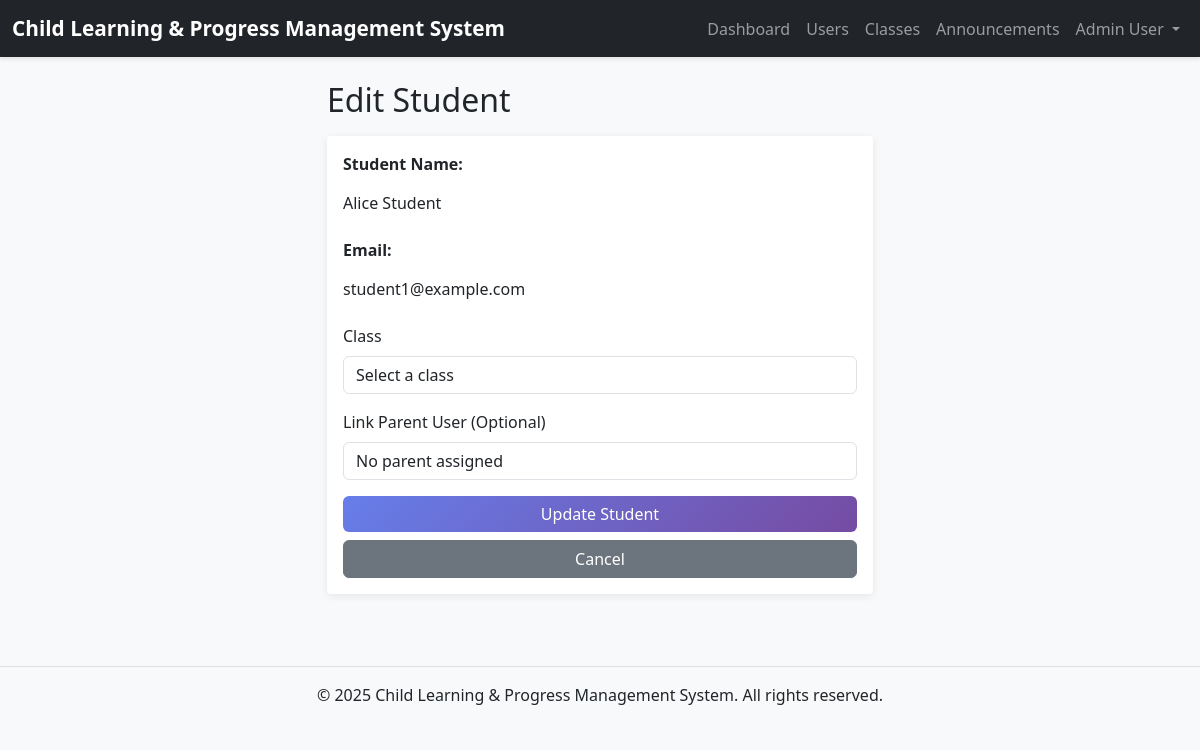
The app's page /admin/student_edit.php?id=1 (signed in) with its own data.
### tables this page shows
CREATE TABLE users (
    id INT AUTO_INCREMENT PRIMARY KEY,
    email VARCHAR(255) NOT NULL UNIQUE,
    password VARCHAR(255) NOT NULL,
    full_name VARCHAR(255) NOT NULL,
    role ENUM('admin', 'teacher', 'student', 'parent') NOT NULL,
    created_at TIMESTAMP DEFAULT CURRENT_TIMESTAMP,
    updated_at TIMESTAMP DEFAULT CURRENT_TIMESTAMP ON UPDATE CURRENT_TIMESTAMP
);

### includes/auth.php (called while the page is built, shortened)
<?php
function isLoggedIn() {
    return isset($_SESSION['user_id']) && isset($_SESSION['role']);
}
function getCurrentUser() {
    global $mysqli;
    $user_id = $_SESSION['user_id'];
    $stmt = $mysqli->prepare("SELECT id, email, full_name, role FROM users WHERE id = ?");
    $stmt->bind_param("i", $user_id);
    $stmt->execute();
    $result = $stmt->get_result();
    if ($result->num_rows > 0) {
        return $result->fetch_assoc();
    }
    return null;
}
?>

### admin/student_edit.php (the view, shortened to what this page needs)
<?php
require_once '../config/db.php';
require_once '../includes/auth.php';
$student_id = intval($_GET['id'] ?? 0);
$student = null;
if ($student_id > 0) {
    $stmt = $mysqli->prepare("SELECT id, user_id, class_id, parent_user_id FROM students WHERE id = ?");
    $stmt->bind_param("i", $student_id);
    $stmt->execute();
    $result = $stmt->get_result();
    if ($result->num_rows > 0) {
        $student = $result->fetch_assoc();
    }
}
$user_stmt = $mysqli->prepare("SELECT full_name, email FROM users WHERE id = ?");
$user_stmt->bind_param("i", $student['user_id']);
$user_stmt->execute();
$student_user = $user_stmt->get_result()->fetch_assoc();
include '../includes/header.php';
include '../includes/nav.php';
?>
<div class="container mt-4">
    <div class="row justify-content-center">
        <div class="col-md-6">
            <h2 class="mb-3">Edit Student</h2>
            <div class="card">
                <div class="card-body">
                    <div class="mb-3">
                        <label class="form-label"><strong>Student Name:</strong></label>
                        <p class="form-control-plaintext"><?php echo htmlspecialchars($student_user['full_name']); ?></p>
                    </div>
                    <div class="mb-3">
                        <label class="form-label"><strong>Email:</strong></label>
                        <p class="form-control-plaintext"><?php echo htmlspecialchars($student_user['email']); ?></p>
                    </div>
                    <form method="POST" action="">
                        <div class="mb-3">
                            <label for="class_id" class="form-label">Class</label>
                            <select class="form-control" id="class_id" name="class_id" required>
                                <option value="">Select a class</option>
                            </select>
                        </div>
                        <div class="mb-3">
                            <label for="parent_user_id" class="form-label">Link Parent User (Optional)</label>
                            <select class="form-control" id="parent_user_id" name="parent_user_id">
                                <option value="">No parent assigned</option>
                            </select>
                        </div>
                        <div class="d-grid gap-2">
                            <button type="submit" class="btn btn-primary">Update Student</button>
                            <a href="students_list.php" class="btn btn-secondary">Cancel</a>
                        </div>
                    </form>
                </div>
            </div>
        </div>
    </div>
</div>
<?php include '../includes/footer.php'; ?>

### includes/nav.php (shortened to what this page needs)
<nav class="navbar navbar-expand-lg navbar-dark bg-dark">
    <div class="container-fluid">
        <a class="navbar-brand" href="<?php echo SITE_URL; ?>">
            <?php echo APP_NAME; ?>
        </a>
        <div class="collapse navbar-collapse" id="navbarNav">
            <ul class="navbar-nav ms-auto">
                <?php if (isLoggedIn()) { ?>
                    <?php
                    $current_user = getCurrentUser();
                    if ($current_user) {
                    ?>
                        <?php if ($current_user['role'] === ROLE_ADMIN) { ?>
                            <li class="nav-item">
                                <a class="nav-link" href="<?php echo SITE_URL; ?>admin/dashboard.php">Dashboard</a>
                            </li>
                            <li class="nav-item">
                                <a class="nav-link" href="<?php echo SITE_URL; ?>admin/users_list.php">Users</a>
                            </li>
                            <li class="nav-item">
                                <a class="nav-link" href="<?php echo SITE_URL; ?>admin/classes_list.php">Classes</a>
                            </li>
                            <li class="nav-item">
                                <a class="nav-link" href="<?php echo SITE_URL; ?>announcements_list.php">Announcements</a>
                            </li>
                        <?php } ?>
                        <li class="nav-item dropdown">
                            <a class="nav-link dropdown-toggle" href="#" id="userDropdown" role="button" data-bs-toggle="dropdown">
                                <?php echo htmlspecialchars($current_user['full_name']); ?>
                            </a>
                        </li>
                    <?php } ?>
                <?php } ?>
            </ul>
        </div>
    </div>
</nav>

### css/style.css (style rules this page uses)
:root { --primary-color: #667eea; --secondary-color: #764ba2; --success-color: #28a745; --danger-color: #dc3545; --warning-color: #ffc107; --info-color: #17a2b8; }
body { font-family: 'Segoe UI', Tahoma, Geneva, Verdana, sans-serif; background-color: #f8f9fa; }
.navbar { box-shadow: 0 2px 4px rgba(0, 0, 0, 0.1); }
.navbar-brand { font-weight: 600; font-size: 1.3rem; }
.card { border: none; box-shadow: 0 2px 8px rgba(0, 0, 0, 0.08); margin-bottom: 1.5rem; transition: transform 0.2s, box-shadow 0.2s; }
.btn { border-radius: 0.375rem; font-weight: 500; transition: all 0.2s; }
.btn-primary { background: linear-gradient(135deg, var(--primary-color) 0%, var(--secondary-color) 100%); border: none; }
.form-control, .form-select { border: 1px solid #dee2e6; border-radius: 0.375rem; transition: border-color 0.15s, box-shadow 0.15s; }
* { transition: color 0.15s ease-in-out, background-color 0.15s ease-in-out; }
.btn, .card, .nav-link { transition: all 0.2s ease-in-out; }

### records on screen
users: full_name "Admin User"
users: full_name "Alice Student", email "student1@example.com"

### other values on screen
APP_NAME "Child Learning & Progress Management System"
